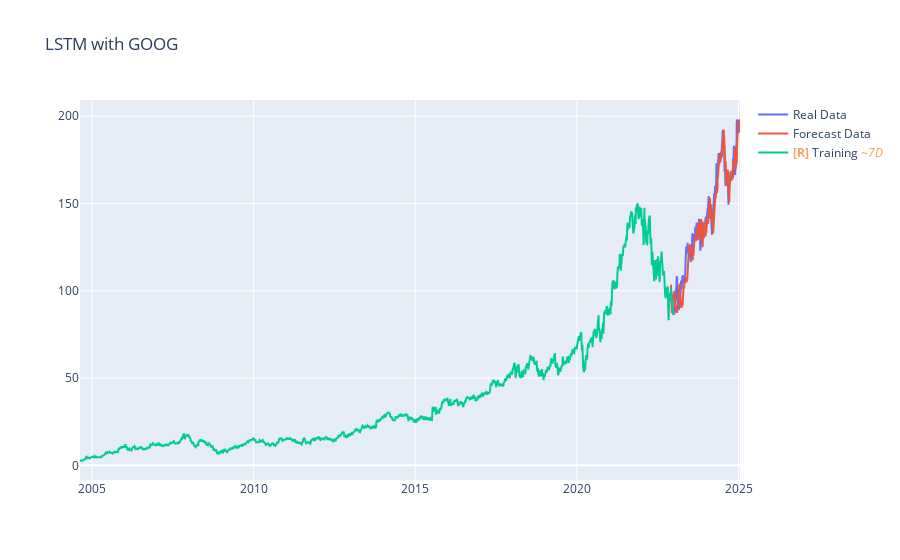

Notebook cell for this chart:
### Code cell
fig = go.Figure()
fig.update_layout(title="LSTM with GOOG")
fig.add_trace(go.Scatter(x=df_test['ds'], y=df_test['y'], mode='lines', name='Real Data'))
fig.add_trace(go.Scatter(x=df_test['ds'], y=out_test.reshape(-1), mode='lines', name='Forecast Data'))
fig.add_trace(go.Scatter(x=df_train['ds'], y=df_train['y'], mode='lines', name='Training'))
fig.show()

### Figure 1 — Plotly figure (JSON) as saved in the notebook; plotly's stock layout.template omitted (floating-point values rounded to 4 significant figures; data arrays with more than 128 entries replaced by an {"elided": "..."} marker saying what was removed)
{"data": [{"mode": "lines", "name": "Real Data", "type": "scatter", "uid": "e440ea9c-de20-4187-836a-72a554d5df6c", "x": {"elided": "559 str values"}, "y": {"elided": "559 float values"}}, {"mode": "lines", "name": "Forecast Data", "type": "scatter", "uid": "a856f8d2-0bef-4e32-94ae-a422553cff16", "x": {"elided": "559 str values"}, "y": {"elided": "559 float values"}}, {"mode": "lines", "name": "<b style=\"color:sandybrown\">[R]</b> Training <i style=\"color:#fc9944\">~7D</i>", "type": "scatter", "uid": "55db1856-19cf-4037-b3d4-b5d82c66e02b", "x": {"elided": "1000 str values"}, "y": {"elided": "1000 float values"}}], "layout": {"title": {"text": "LSTM with GOOG"}}}
